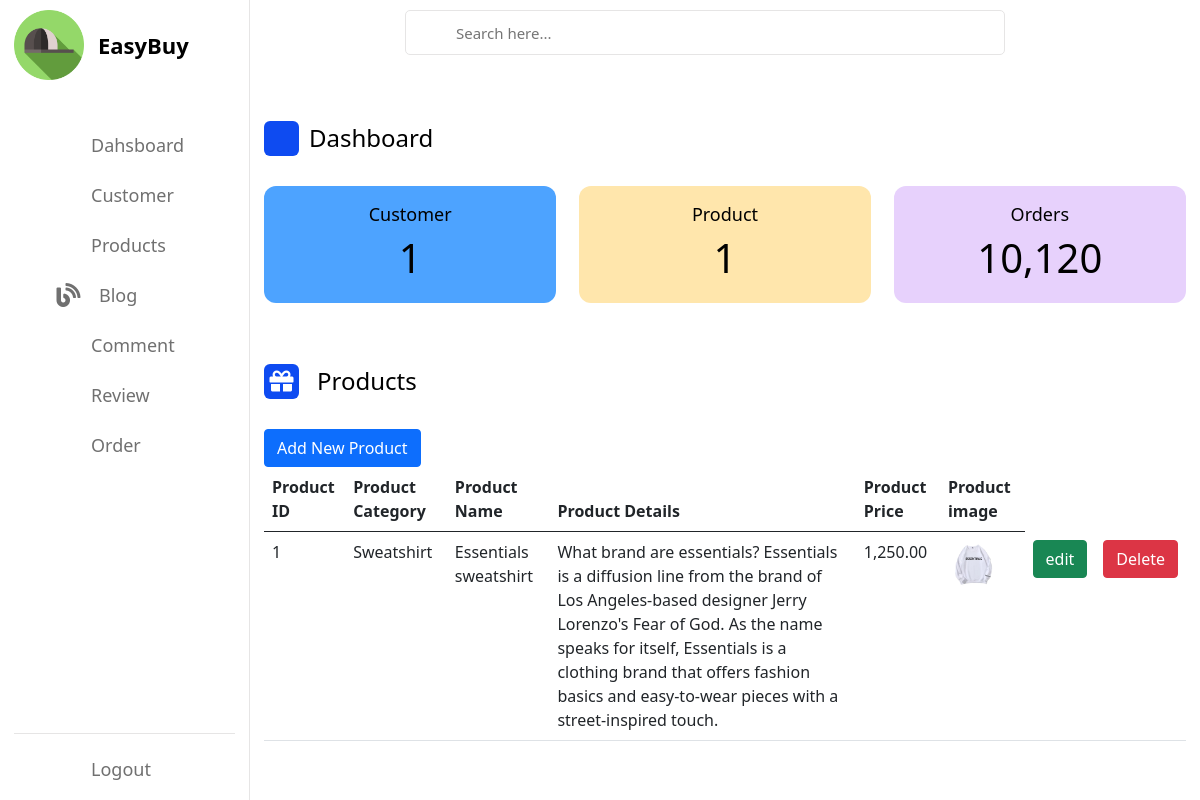
The app's page /home/view-product, older data.
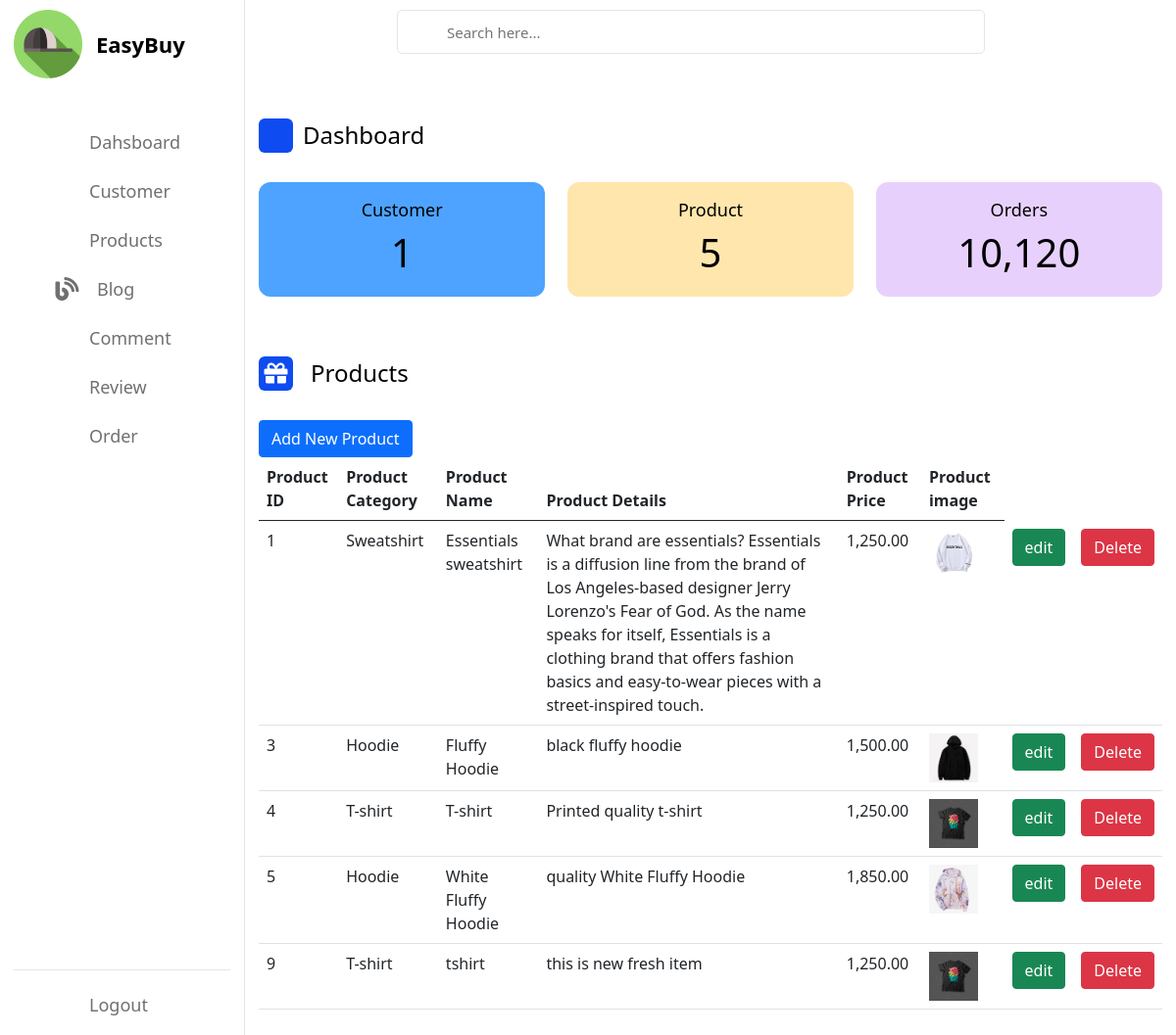
The same page, newer data.
### Home/models.py (models this page shows, shortened)
class Product(models.Model):
    id=models.AutoField(auto_created=True,primary_key=True)
    category = models.ForeignKey(Category, related_name='products', on_delete=models.CASCADE,null=True, blank=True,)
    name = models.CharField(max_length=200, db_index=True,blank=True)
    slug = models.SlugField(max_length=200, db_index=True,blank=True)
    image=models.ImageField(upload_to=filepath,blank=True)
    description = models.TextField(blank=True)
    price = models.DecimalField(null=True, blank=True,max_digits=10, decimal_places=2)
    available = models.BooleanField(default=True)
    class Meta:
        db_table = "ProductForm"
        ordering = ('name',)
        index_together = (('id', 'slug'),)
    class Meta:
        db_table="Products"

class Category(models.Model):
    name = models.CharField(max_length=200, db_index=True)
    gender = models.CharField(max_length=1, choices=GENDER_CHOICES)
    slug = models.SlugField(max_length=200, unique=True)
    class Meta:
        ordering = ('name',)
        verbose_name = 'category'
        verbose_name_plural = 'categories'
    def __str__(self):
        return self.name

### Home/views.py (the view)
# urls.py: path('view-product', views.view_product, name='view-product'),
def view_product(request):
    user = get_user_model()
    product=Product.objects.all()
    usercount = Customer.objects.all().count()
    productcount = Product.objects.all().count()
    data = {
        'product':product,
        'usercount':usercount,
        'productcount':productcount,
    }
    return render(request,'admin/view_product.html',data)

### templates/admin/view_product.html (shortened to what this page needs)
{% extends 'admin/admindashboard.html' %}
{% block content %}
{% load static %}
<div class="activity">
    <div class="title">
        <i class="fas fa-gift me-2">    </i>
        <span class="text">Products</span>
    </div>
    <a class="btn btn-primary btn-xs" href="{% url 'productform' %}">Add New Product </a>
    <table class="table table-hover" id="dev-table">
        <thead>
            <tr>
                <th>Product ID</th>
                <th>Product Category</th>
                <th>Product Name</th>
                <th>Product Details</th>
                <th>Product Price</th>
                <th>Product image</th>
            </tr>
        </thead>
        {% for p in product %}
        <tr>
            <td> {{p.id}}</td>
            <td> {{p.category}}</td>
            <td>{{p.name}}</td>
            <td>{{p.description}}</td>
            <td>{{p.price}}</td>
            <td><img src="/media/{{p.image}}" style="max-width: 150px;" height="50px"></td>
            <td><a class="btn btn-success btn-xs" href="/edit_product/{{p.id}}">edit</a></td>
            <td><a class="btn btn-danger btn-xs" href="/delete_product/{{p.id}}">Delete</a></td>
        </tr>
        {% endfor %}
    </table>
</div>
</div>
{%endblock content%}

Row changes from the older to the newer data that the page shows:
added Product: id "3", category "Hoodie", name "Fluffy Hoodie", description "black fluffy hoodie", price "1,500.00", image (picture)
added Product: id "4", category "T-shirt", name "T-shirt", description "Printed quality t-shirt", price "1,250.00", image (picture)
added Product: id "5", category "Hoodie", name "White Fluffy Hoodie", description "quality White Fluffy Hoodie", price "1,850.00", image (picture)
added Product: id "9", category "T-shirt", name "tshirt", description "this is new fresh item", price "1,250.00", image (picture)
Text that changed along with them:
{{ productcount }}: "1" → "5"
